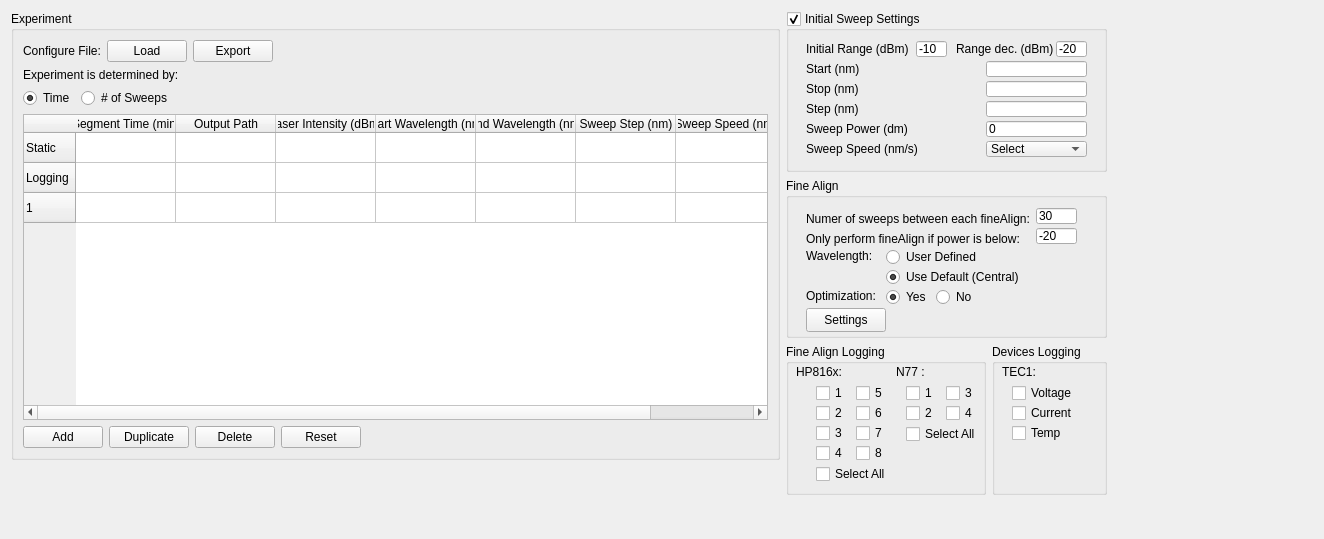
<?xml version="1.0" encoding="UTF-8"?>
<ui version="4.0">
 <class>Form</class>
 <widget class="QWidget" name="Form">
  <property name="geometry">
   <rect>
    <x>0</x>
    <y>0</y>
    <width>1324</width>
    <height>539</height>
   </rect>
  </property>
  <property name="sizePolicy">
   <sizepolicy hsizetype="Expanding" vsizetype="Expanding">
    <horstretch>0</horstretch>
    <verstretch>0</verstretch>
   </sizepolicy>
  </property>
  <property name="windowTitle">
   <string>Form</string>
  </property>
  <layout class="QHBoxLayout" name="horizontalLayout_4">
   <item>
    <layout class="QVBoxLayout" name="verticalLayout">
     <item>
      <widget class="QGroupBox" name="groupBox_2">
       <property name="enabled">
        <bool>true</bool>
       </property>
       <property name="sizePolicy">
        <sizepolicy hsizetype="Expanding" vsizetype="Expanding">
         <horstretch>0</horstretch>
         <verstretch>0</verstretch>
        </sizepolicy>
       </property>
       <property name="title">
        <string>Experiment</string>
       </property>
       <layout class="QVBoxLayout" name="verticalLayout_2" stretch="0,0,0,1,0">
        <item>
         <layout class="QHBoxLayout" name="horizontalLayout">
          <item>
           <widget class="QLabel" name="label">
            <property name="font">
             <font>
              <pointsize>9</pointsize>
             </font>
            </property>
            <property name="text">
             <string>Configure File:</string>
            </property>
           </widget>
          </item>
          <item>
           <widget class="QPushButton" name="open_config">
            <property name="text">
             <string>Load</string>
            </property>
           </widget>
          </item>
          <item>
           <widget class="QPushButton" name="export_config">
            <property name="text">
             <string>Export</string>
            </property>
           </widget>
          </item>
          <item>
           <spacer name="horizontalSpacer">
            <property name="orientation">
             <enum>Qt::Horizontal</enum>
            </property>
            <property name="sizeHint" stdset="0">
             <size>
              <width>40</width>
              <height>20</height>
             </size>
            </property>
           </spacer>
          </item>
         </layout>
        </item>
        <item>
         <widget class="QLabel" name="label_2">
          <property name="text">
           <string>Experiment is determined by:</string>
          </property>
         </widget>
        </item>
        <item>
         <layout class="QHBoxLayout" name="horizontalLayout_5">
          <item>
           <widget class="QRadioButton" name="time">
            <property name="text">
             <string>Time</string>
            </property>
            <property name="checked">
             <bool>true</bool>
            </property>
           </widget>
          </item>
          <item>
           <widget class="QRadioButton" name="sweep">
            <property name="text">
             <string># of Sweeps </string>
            </property>
           </widget>
          </item>
          <item>
           <spacer name="horizontalSpacer_4">
            <property name="orientation">
             <enum>Qt::Horizontal</enum>
            </property>
            <property name="sizeHint" stdset="0">
             <size>
              <width>40</width>
              <height>20</height>
             </size>
            </property>
           </spacer>
          </item>
         </layout>
        </item>
        <item>
         <widget class="QTableWidget" name="tableWidget">
          <property name="enabled">
           <bool>true</bool>
          </property>
          <property name="minimumSize">
           <size>
            <width>731</width>
            <height>306</height>
           </size>
          </property>
          <property name="sizeAdjustPolicy">
           <enum>QAbstractScrollArea::AdjustToContents</enum>
          </property>
          <property name="editTriggers">
           <set>QAbstractItemView::AllEditTriggers</set>
          </property>
          <row>
           <property name="text">
            <string>Static</string>
           </property>
          </row>
          <row>
           <property name="text">
            <string>Logging</string>
           </property>
          </row>
          <row>
           <property name="text">
            <string>1</string>
           </property>
          </row>
          <column>
           <property name="text">
            <string>Segment Time (min)</string>
           </property>
          </column>
          <column>
           <property name="text">
            <string>Output Path</string>
           </property>
          </column>
          <column>
           <property name="text">
            <string>Laser Intensity (dBm)</string>
           </property>
          </column>
          <column>
           <property name="text">
            <string>Start Wavelength (nm)</string>
           </property>
          </column>
          <column>
           <property name="text">
            <string>End Wavelength (nm)</string>
           </property>
          </column>
          <column>
           <property name="text">
            <string>Sweep Step (nm)</string>
           </property>
          </column>
          <column>
           <property name="text">
            <string>Sweep Speed (nm)</string>
           </property>
          </column>
          <item row="0" column="0">
           <property name="text">
            <string/>
           </property>
           <property name="flags">
            <set>ItemIsUserCheckable</set>
           </property>
          </item>
          <item row="0" column="3">
           <property name="text">
            <string/>
           </property>
          </item>
          <item row="1" column="0">
           <property name="text">
            <string/>
           </property>
           <property name="flags">
            <set>ItemIsSelectable|ItemIsDragEnabled|ItemIsDropEnabled|ItemIsUserCheckable|ItemIsEnabled</set>
           </property>
          </item>
          <item row="1" column="3">
           <property name="text">
            <string/>
           </property>
          </item>
          <item row="2" column="0">
           <property name="text">
            <string/>
           </property>
          </item>
          <item row="2" column="2">
           <property name="text">
            <string/>
           </property>
          </item>
          <item row="2" column="3">
           <property name="text">
            <string/>
           </property>
          </item>
         </widget>
        </item>
        <item>
         <layout class="QHBoxLayout" name="horizontalLayout_3">
          <item>
           <widget class="QPushButton" name="addrow">
            <property name="text">
             <string>Add</string>
            </property>
           </widget>
          </item>
          <item>
           <widget class="QPushButton" name="duplicaterow">
            <property name="text">
             <string>Duplicate</string>
            </property>
           </widget>
          </item>
          <item>
           <widget class="QPushButton" name="deleterow">
            <property name="text">
             <string>Delete</string>
            </property>
           </widget>
          </item>
          <item>
           <widget class="QPushButton" name="reset">
            <property name="text">
             <string>Reset</string>
            </property>
           </widget>
          </item>
          <item>
           <spacer name="horizontalSpacer_2">
            <property name="orientation">
             <enum>Qt::Horizontal</enum>
            </property>
            <property name="sizeHint" stdset="0">
             <size>
              <width>40</width>
              <height>20</height>
             </size>
            </property>
           </spacer>
          </item>
         </layout>
        </item>
       </layout>
       <zorder>tableWidget</zorder>
       <zorder>label_2</zorder>
      </widget>
     </item>
     <item>
      <spacer name="verticalSpacer_2">
       <property name="orientation">
        <enum>Qt::Vertical</enum>
       </property>
       <property name="sizeHint" stdset="0">
        <size>
         <width>20</width>
         <height>40</height>
        </size>
       </property>
      </spacer>
     </item>
    </layout>
   </item>
   <item>
    <layout class="QVBoxLayout" name="verticalLayout_3" stretch="0,0,0,2">
     <item>
      <widget class="QGroupBox" name="initialSweep">
       <property name="minimumSize">
        <size>
         <width>0</width>
         <height>161</height>
        </size>
       </property>
       <property name="title">
        <string>Initial Sweep Settings</string>
       </property>
       <property name="checkable">
        <bool>true</bool>
       </property>
       <widget class="QLabel" name="label_14">
        <property name="geometry">
         <rect>
          <x>20</x>
          <y>50</y>
          <width>71</width>
          <height>16</height>
         </rect>
        </property>
        <property name="text">
         <string>Start (nm)</string>
        </property>
       </widget>
       <widget class="QLabel" name="label_15">
        <property name="geometry">
         <rect>
          <x>20</x>
          <y>70</y>
          <width>71</width>
          <height>16</height>
         </rect>
        </property>
        <property name="text">
         <string>Stop (nm)</string>
        </property>
       </widget>
       <widget class="QLabel" name="label_16">
        <property name="geometry">
         <rect>
          <x>20</x>
          <y>90</y>
          <width>71</width>
          <height>16</height>
         </rect>
        </property>
        <property name="text">
         <string>Step (nm)</string>
        </property>
       </widget>
       <widget class="QLabel" name="label_17">
        <property name="geometry">
         <rect>
          <x>20</x>
          <y>110</y>
          <width>111</width>
          <height>16</height>
         </rect>
        </property>
        <property name="text">
         <string>Sweep Power (dm)</string>
        </property>
       </widget>
       <widget class="QLabel" name="label_18">
        <property name="geometry">
         <rect>
          <x>20</x>
          <y>30</y>
          <width>121</width>
          <height>16</height>
         </rect>
        </property>
        <property name="text">
         <string>Initial Range (dBm)</string>
        </property>
       </widget>
       <widget class="QLabel" name="label_19">
        <property name="geometry">
         <rect>
          <x>170</x>
          <y>30</y>
          <width>101</width>
          <height>16</height>
         </rect>
        </property>
        <property name="text">
         <string>Range dec. (dBm)</string>
        </property>
       </widget>
       <widget class="QLineEdit" name="range_power">
        <property name="geometry">
         <rect>
          <x>130</x>
          <y>30</y>
          <width>31</width>
          <height>16</height>
         </rect>
        </property>
        <property name="text">
         <string>-10</string>
        </property>
       </widget>
       <widget class="QLineEdit" name="range_det">
        <property name="geometry">
         <rect>
          <x>270</x>
          <y>30</y>
          <width>31</width>
          <height>16</height>
         </rect>
        </property>
        <property name="text">
         <string>-20</string>
        </property>
       </widget>
       <widget class="QLineEdit" name="initial_wl">
        <property name="geometry">
         <rect>
          <x>200</x>
          <y>50</y>
          <width>101</width>
          <height>16</height>
         </rect>
        </property>
        <property name="text">
         <string/>
        </property>
       </widget>
       <widget class="QLineEdit" name="initial_end">
        <property name="geometry">
         <rect>
          <x>200</x>
          <y>70</y>
          <width>101</width>
          <height>16</height>
         </rect>
        </property>
        <property name="text">
         <string/>
        </property>
       </widget>
       <widget class="QLineEdit" name="initial_step">
        <property name="geometry">
         <rect>
          <x>200</x>
          <y>90</y>
          <width>101</width>
          <height>16</height>
         </rect>
        </property>
        <property name="text">
         <string/>
        </property>
       </widget>
       <widget class="QLineEdit" name="initial_power">
        <property name="geometry">
         <rect>
          <x>200</x>
          <y>110</y>
          <width>101</width>
          <height>16</height>
         </rect>
        </property>
        <property name="text">
         <string>0</string>
        </property>
       </widget>
       <widget class="QLabel" name="label_20">
        <property name="geometry">
         <rect>
          <x>20</x>
          <y>130</y>
          <width>111</width>
          <height>16</height>
         </rect>
        </property>
        <property name="text">
         <string>Sweep Speed (nm/s)</string>
        </property>
       </widget>
       <widget class="QComboBox" name="initial_speed">
        <property name="geometry">
         <rect>
          <x>200</x>
          <y>130</y>
          <width>101</width>
          <height>16</height>
         </rect>
        </property>
        <item>
         <property name="text">
          <string>Select</string>
         </property>
        </item>
        <item>
         <property name="text">
          <string>auto</string>
         </property>
        </item>
        <item>
         <property name="text">
          <string>0.5 </string>
         </property>
        </item>
        <item>
         <property name="text">
          <string>5</string>
         </property>
        </item>
        <item>
         <property name="text">
          <string>10</string>
         </property>
        </item>
        <item>
         <property name="text">
          <string>20</string>
         </property>
        </item>
        <item>
         <property name="text">
          <string>40 </string>
         </property>
        </item>
        <item>
         <property name="text">
          <string>80</string>
         </property>
        </item>
       </widget>
      </widget>
     </item>
     <item>
      <widget class="QGroupBox" name="groupBox_3">
       <property name="sizePolicy">
        <sizepolicy hsizetype="Expanding" vsizetype="Expanding">
         <horstretch>0</horstretch>
         <verstretch>0</verstretch>
        </sizepolicy>
       </property>
       <property name="minimumSize">
        <size>
         <width>321</width>
         <height>160</height>
        </size>
       </property>
       <property name="title">
        <string>Fine Align</string>
       </property>
       <widget class="QLabel" name="label_11">
        <property name="geometry">
         <rect>
          <x>20</x>
          <y>70</y>
          <width>71</width>
          <height>16</height>
         </rect>
        </property>
        <property name="text">
         <string>Wavelength:</string>
        </property>
       </widget>
       <widget class="QLabel" name="label_13">
        <property name="geometry">
         <rect>
          <x>20</x>
          <y>30</y>
          <width>231</width>
          <height>21</height>
         </rect>
        </property>
        <property name="text">
         <string>Numer of sweeps between each fineAlign:</string>
        </property>
       </widget>
       <widget class="QLineEdit" name="fine_interval">
        <property name="geometry">
         <rect>
          <x>250</x>
          <y>30</y>
          <width>41</width>
          <height>16</height>
         </rect>
        </property>
        <property name="text">
         <string>30</string>
        </property>
       </widget>
       <widget class="QRadioButton" name="centralWL">
        <property name="geometry">
         <rect>
          <x>100</x>
          <y>90</y>
          <width>151</width>
          <height>18</height>
         </rect>
        </property>
        <property name="text">
         <string>Use Default (Central)</string>
        </property>
        <property name="checked">
         <bool>true</bool>
        </property>
        <attribute name="buttonGroup">
         <string notr="true">wavelength</string>
        </attribute>
       </widget>
       <widget class="QRadioButton" name="userWL">
        <property name="geometry">
         <rect>
          <x>100</x>
          <y>70</y>
          <width>101</width>
          <height>18</height>
         </rect>
        </property>
        <property name="text">
         <string>User Defined</string>
        </property>
        <attribute name="buttonGroup">
         <string notr="true">wavelength</string>
        </attribute>
       </widget>
       <widget class="QPushButton" name="settings">
        <property name="geometry">
         <rect>
          <x>20</x>
          <y>130</y>
          <width>80</width>
          <height>24</height>
         </rect>
        </property>
        <property name="text">
         <string>Settings</string>
        </property>
       </widget>
       <widget class="QLabel" name="label_12">
        <property name="geometry">
         <rect>
          <x>20</x>
          <y>110</y>
          <width>181</width>
          <height>16</height>
         </rect>
        </property>
        <property name="text">
         <string>Optimization:</string>
        </property>
       </widget>
       <widget class="QRadioButton" name="yes">
        <property name="geometry">
         <rect>
          <x>100</x>
          <y>110</y>
          <width>51</width>
          <height>18</height>
         </rect>
        </property>
        <property name="text">
         <string>Yes</string>
        </property>
        <property name="checked">
         <bool>true</bool>
        </property>
        <attribute name="buttonGroup">
         <string notr="true">optomize</string>
        </attribute>
       </widget>
       <widget class="QRadioButton" name="no">
        <property name="geometry">
         <rect>
          <x>150</x>
          <y>110</y>
          <width>41</width>
          <height>18</height>
         </rect>
        </property>
        <property name="text">
         <string>No</string>
        </property>
        <attribute name="buttonGroup">
         <string notr="true">optomize</string>
        </attribute>
       </widget>
       <widget class="QLabel" name="label_21">
        <property name="geometry">
         <rect>
          <x>20</x>
          <y>50</y>
          <width>231</width>
          <height>21</height>
         </rect>
        </property>
        <property name="text">
         <string>Only perform fineAlign if power is below:</string>
        </property>
       </widget>
       <widget class="QLineEdit" name="fine_interval_2">
        <property name="geometry">
         <rect>
          <x>250</x>
          <y>50</y>
          <width>41</width>
          <height>16</height>
         </rect>
        </property>
        <property name="text">
         <string>-20</string>
        </property>
       </widget>
       <zorder>label_11</zorder>
       <zorder>label_13</zorder>
       <zorder>fine_interval</zorder>
       <zorder>userWL</zorder>
       <zorder>settings</zorder>
       <zorder>label_12</zorder>
       <zorder>centralWL</zorder>
       <zorder>yes</zorder>
       <zorder>no</zorder>
       <zorder>label_21</zorder>
       <zorder>fine_interval_2</zorder>
      </widget>
     </item>
     <item>
      <layout class="QHBoxLayout" name="horizontalLayout_2">
       <item>
        <widget class="QGroupBox" name="groupBox">
         <property name="enabled">
          <bool>true</bool>
         </property>
         <property name="sizePolicy">
          <sizepolicy hsizetype="Expanding" vsizetype="Expanding">
           <horstretch>0</horstretch>
           <verstretch>0</verstretch>
          </sizepolicy>
         </property>
         <property name="minimumSize">
          <size>
           <width>200</width>
           <height>151</height>
          </size>
         </property>
         <property name="font">
          <font>
           <bold>false</bold>
          </font>
         </property>
         <property name="title">
          <string>Fine Align Logging</string>
         </property>
         <widget class="QCheckBox" name="det_1">
          <property name="geometry">
           <rect>
            <x>30</x>
            <y>40</y>
            <width>31</width>
            <height>18</height>
           </rect>
          </property>
          <property name="font">
           <font>
            <bold>false</bold>
           </font>
          </property>
          <property name="text">
           <string>1</string>
          </property>
         </widget>
         <widget class="QCheckBox" name="det_7">
          <property name="geometry">
           <rect>
            <x>70</x>
            <y>80</y>
            <width>31</width>
            <height>18</height>
           </rect>
          </property>
          <property name="font">
           <font>
            <bold>false</bold>
           </font>
          </property>
          <property name="text">
           <string>7</string>
          </property>
         </widget>
         <widget class="QCheckBox" name="det_6">
          <property name="geometry">
           <rect>
            <x>70</x>
            <y>60</y>
            <width>31</width>
            <height>18</height>
           </rect>
          </property>
          <property name="font">
           <font>
            <bold>false</bold>
           </font>
          </property>
          <property name="text">
           <string>6</string>
          </property>
         </widget>
         <widget class="QCheckBox" name="det_5">
          <property name="geometry">
           <rect>
            <x>70</x>
            <y>40</y>
            <width>31</width>
            <height>18</height>
           </rect>
          </property>
          <property name="font">
           <font>
            <bold>false</bold>
           </font>
          </property>
          <property name="text">
           <string>5</string>
          </property>
         </widget>
         <widget class="QCheckBox" name="det_4">
          <property name="geometry">
           <rect>
            <x>30</x>
            <y>100</y>
            <width>31</width>
            <height>18</height>
           </rect>
          </property>
          <property name="font">
           <font>
            <bold>false</bold>
           </font>
          </property>
          <property name="text">
           <string>4</string>
          </property>
         </widget>
         <widget class="QCheckBox" name="det_3">
          <property name="geometry">
           <rect>
            <x>30</x>
            <y>80</y>
            <width>31</width>
            <height>18</height>
           </rect>
          </property>
          <property name="font">
           <font>
            <bold>false</bold>
           </font>
          </property>
          <property name="text">
           <string>3</string>
          </property>
         </widget>
         <widget class="QCheckBox" name="det_2">
          <property name="geometry">
           <rect>
            <x>30</x>
            <y>60</y>
            <width>31</width>
            <height>18</height>
           </rect>
          </property>
          <property name="font">
           <font>
            <bold>false</bold>
           </font>
          </property>
          <property name="text">
           <string>2</string>
          </property>
         </widget>
         <widget class="QCheckBox" name="det_8">
          <property name="geometry">
           <rect>
            <x>70</x>
            <y>100</y>
            <width>31</width>
            <height>18</height>
           </rect>
          </property>
          <property name="font">
           <font>
            <bold>false</bold>
           </font>
          </property>
          <property name="text">
           <string>8</string>
          </property>
         </widget>
         <widget class="QCheckBox" name="n77_2">
          <property name="geometry">
           <rect>
            <x>120</x>
            <y>60</y>
            <width>31</width>
            <height>18</height>
           </rect>
          </property>
          <property name="font">
           <font>
            <bold>false</bold>
           </font>
          </property>
          <property name="text">
           <string>2</string>
          </property>
         </widget>
         <widget class="QCheckBox" name="n77_1">
          <property name="geometry">
           <rect>
            <x>120</x>
            <y>40</y>
            <width>31</width>
            <height>18</height>
           </rect>
          </property>
          <property name="font">
           <font>
            <bold>false</bold>
           </font>
          </property>
          <property name="text">
           <string>1</string>
          </property>
         </widget>
         <widget class="QCheckBox" name="n77_3">
          <property name="geometry">
           <rect>
            <x>160</x>
            <y>40</y>
            <width>31</width>
            <height>18</height>
           </rect>
          </property>
          <property name="font">
           <font>
            <bold>false</bold>
           </font>
          </property>
          <property name="text">
           <string>3</string>
          </property>
         </widget>
         <widget class="QCheckBox" name="n77_4">
          <property name="geometry">
           <rect>
            <x>160</x>
            <y>60</y>
            <width>31</width>
            <height>18</height>
           </rect>
          </property>
          <property name="font">
           <font>
            <bold>false</bold>
           </font>
          </property>
          <property name="text">
           <string>4</string>
          </property>
         </widget>
         <widget class="QLabel" name="label_3">
          <property name="geometry">
           <rect>
            <x>10</x>
            <y>20</y>
            <width>81</width>
            <height>16</height>
           </rect>
          </property>
          <property name="text">
           <string>HP816x:</string>
          </property>
         </widget>
         <widget class="QLabel" name="label_4">
          <property name="geometry">
           <rect>
            <x>110</x>
            <y>20</y>
            <width>71</width>
            <height>16</height>
           </rect>
          </property>
          <property name="text">
           <string>N77 :</string>
          </property>
         </widget>
         <widget class="QCheckBox" name="det_select">
          <property name="geometry">
           <rect>
            <x>30</x>
            <y>120</y>
            <width>91</width>
            <height>20</height>
           </rect>
          </property>
          <property name="font">
           <font>
            <bold>false</bold>
           </font>
          </property>
          <property name="text">
           <string>Select All</string>
          </property>
         </widget>
         <widget class="QCheckBox" name="n77_select">
          <property name="geometry">
           <rect>
            <x>120</x>
            <y>80</y>
            <width>71</width>
            <height>20</height>
           </rect>
          </property>
          <property name="font">
           <font>
            <bold>false</bold>
           </font>
          </property>
          <property name="text">
           <string>Select All</string>
          </property>
         </widget>
         <zorder>det_8</zorder>
         <zorder>det_7</zorder>
         <zorder>det_6</zorder>
         <zorder>det_5</zorder>
         <zorder>det_1</zorder>
         <zorder>n77_2</zorder>
         <zorder>n77_1</zorder>
         <zorder>n77_3</zorder>
         <zorder>n77_4</zorder>
         <zorder>det_2</zorder>
         <zorder>det_3</zorder>
         <zorder>det_4</zorder>
         <zorder>label_3</zorder>
         <zorder>label_4</zorder>
         <zorder>det_select</zorder>
         <zorder>n77_select</zorder>
        </widget>
       </item>
       <item>
        <widget class="QGroupBox" name="groupBox_4">
         <property name="enabled">
          <bool>true</bool>
         </property>
         <property name="sizePolicy">
          <sizepolicy hsizetype="Expanding" vsizetype="Expanding">
           <horstretch>0</horstretch>
           <verstretch>0</verstretch>
          </sizepolicy>
         </property>
         <property name="minimumSize">
          <size>
           <width>111</width>
           <height>151</height>
          </size>
         </property>
         <property name="font">
          <font>
           <bold>false</bold>
          </font>
         </property>
         <property name="title">
          <string>Devices Logging</string>
         </property>
         <widget class="QCheckBox" name="tec1_temp">
          <property name="geometry">
           <rect>
            <x>20</x>
            <y>80</y>
            <width>51</width>
            <height>18</height>
           </rect>
          </property>
          <property name="font">
           <font>
            <bold>false</bold>
           </font>
          </property>
          <property name="text">
           <string>Temp</string>
          </property>
          <attribute name="buttonGroup">
           <string notr="true">tec1_buttons</string>
          </attribute>
         </widget>
         <widget class="QCheckBox" name="tec1_volt">
          <property name="geometry">
           <rect>
            <x>20</x>
            <y>40</y>
            <width>61</width>
            <height>18</height>
           </rect>
          </property>
          <property name="font">
           <font>
            <bold>false</bold>
           </font>
          </property>
          <property name="text">
           <string>Voltage</string>
          </property>
          <attribute name="buttonGroup">
           <string notr="true">tec1_buttons</string>
          </attribute>
         </widget>
         <widget class="QCheckBox" name="tec1_current">
          <property name="geometry">
           <rect>
            <x>20</x>
            <y>60</y>
            <width>61</width>
            <height>18</height>
           </rect>
          </property>
          <property name="font">
           <font>
            <bold>false</bold>
           </font>
          </property>
          <property name="text">
           <string>Current</string>
          </property>
          <attribute name="buttonGroup">
           <string notr="true">tec1_buttons</string>
          </attribute>
         </widget>
         <widget class="QLabel" name="label_5">
          <property name="geometry">
           <rect>
            <x>10</x>
            <y>20</y>
            <width>49</width>
            <height>16</height>
           </rect>
          </property>
          <property name="text">
           <string>TEC1:</string>
          </property>
         </widget>
        </widget>
       </item>
      </layout>
     </item>
     <item>
      <spacer name="verticalSpacer">
       <property name="orientation">
        <enum>Qt::Vertical</enum>
       </property>
       <property name="sizeHint" stdset="0">
        <size>
         <width>20</width>
         <height>28</height>
        </size>
       </property>
      </spacer>
     </item>
    </layout>
   </item>
   <item>
    <spacer name="horizontalSpacer_3">
     <property name="orientation">
      <enum>Qt::Horizontal</enum>
     </property>
     <property name="sizeHint" stdset="0">
      <size>
       <width>229</width>
       <height>20</height>
      </size>
     </property>
    </spacer>
   </item>
  </layout>
 </widget>
 <resources/>
 <connections/>
 <buttongroups>
  <buttongroup name="wavelength"/>
  <buttongroup name="optomize"/>
  <buttongroup name="tec1_buttons">
   <property name="exclusive">
    <bool>false</bool>
   </property>
  </buttongroup>
 </buttongroups>
</ui>
